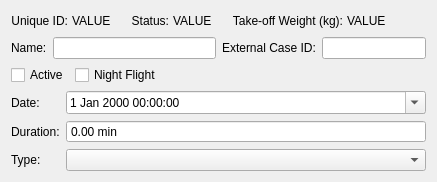
           <widget class="QWidget" name="flight_general_tab">
            <attribute name="title">
             <string>General</string>
            </attribute>
            <layout class="QVBoxLayout" name="verticalLayout_3" stretch="0,0,0,1">
             <item>
              <layout class="QHBoxLayout" name="horizontalLayout_23" stretch="0,0,0,1">
               <property name="spacing">
                <number>20</number>
               </property>
               <item>
                <layout class="QHBoxLayout" name="horizontalLayout_25">
                 <property name="spacing">
                  <number>4</number>
                 </property>
                 <item>
                  <widget class="QLabel" name="label_59">
                   <property name="text">
                    <string>Unique ID:</string>
                   </property>
                   <property name="alignment">
                    <set>Qt::AlignRight|Qt::AlignTrailing|Qt::AlignVCenter</set>
                   </property>
                  </widget>
                 </item>
                 <item>
                  <widget class="QLabel" name="flight_uuid_value">
                   <property name="text">
                    <string>VALUE</string>
                   </property>
                  </widget>
                 </item>
                </layout>
               </item>
               <item>
                <layout class="QHBoxLayout" name="horizontalLayout_24">
                 <property name="spacing">
                  <number>4</number>
                 </property>
                 <item>
                  <widget class="QLabel" name="label_58">
                   <property name="text">
                    <string>Status:</string>
                   </property>
                   <property name="alignment">
                    <set>Qt::AlignRight|Qt::AlignTrailing|Qt::AlignVCenter</set>
                   </property>
                  </widget>
                 </item>
                 <item>
                  <widget class="QLabel" name="flight_status_value">
                   <property name="text">
                    <string>VALUE</string>
                   </property>
                  </widget>
                 </item>
                </layout>
               </item>
               <item>
                <layout class="QHBoxLayout" name="horizontalLayout_37">
                 <property name="spacing">
                  <number>4</number>
                 </property>
                 <item>
                  <widget class="QLabel" name="label_62">
                   <property name="text">
                    <string>Take-off Weight (kg):</string>
                   </property>
                   <property name="alignment">
                    <set>Qt::AlignRight|Qt::AlignTrailing|Qt::AlignVCenter</set>
                   </property>
                  </widget>
                 </item>
                 <item>
                  <widget class="QLabel" name="flight_take_off_weight_value">
                   <property name="text">
                    <string>VALUE</string>
                   </property>
                  </widget>
                 </item>
                </layout>
               </item>
               <item>
                <spacer name="horizontalSpacer_2">
                 <property name="orientation">
                  <enum>Qt::Horizontal</enum>
                 </property>
                 <property name="sizeHint" stdset="0">
                  <size>
                   <width>40</width>
                   <height>20</height>
                  </size>
                 </property>
                </spacer>
               </item>
              </layout>
             </item>
             <item>
              <layout class="QHBoxLayout" name="horizontalLayout_26" stretch="1,1">
               <item>
                <layout class="QFormLayout" name="formLayout_17">
                 <item row="0" column="0">
                  <widget class="QLabel" name="label_72">
                   <property name="text">
                    <string>Name:</string>
                   </property>
                  </widget>
                 </item>
                 <item row="0" column="1">
                  <widget class="QLineEdit" name="flight_name_line_edit"/>
                 </item>
                </layout>
               </item>
               <item>
                <layout class="QFormLayout" name="formLayout_18">
                 <item row="0" column="0">
                  <widget class="QLabel" name="label_73">
                   <property name="text">
                    <string>External Case ID:</string>
                   </property>
                  </widget>
                 </item>
                 <item row="0" column="1">
                  <widget class="QLineEdit" name="flight_external_case_id_line_edit"/>
                 </item>
                </layout>
               </item>
              </layout>
             </item>
             <item>
              <layout class="QHBoxLayout" name="horizontalLayout_2" stretch="0,0,1">
               <item>
                <widget class="QCheckBox" name="flight_active_checkbox">
                 <property name="text">
                  <string>Active</string>
                 </property>
                </widget>
               </item>
               <item>
                <widget class="QCheckBox" name="night_flight_checkbox">
                 <property name="text">
                  <string>Night Flight</string>
                 </property>
                </widget>
               </item>
               <item>
                <spacer name="horizontalSpacer">
                 <property name="orientation">
                  <enum>Qt::Horizontal</enum>
                 </property>
                 <property name="sizeHint" stdset="0">
                  <size>
                   <width>40</width>
                   <height>20</height>
                  </size>
                 </property>
                </spacer>
               </item>
              </layout>
             </item>
             <item>
              <layout class="QFormLayout" name="formLayout_14">
               <item row="0" column="0">
                <widget class="QLabel" name="label_64">
                 <property name="text">
                  <string>Date:</string>
                 </property>
                </widget>
               </item>
               <item row="0" column="1">
                <widget class="QDateTimeEdit" name="flight_date_datetimeedit">
                 <property name="buttonSymbols">
                  <enum>QAbstractSpinBox::NoButtons</enum>
                 </property>
                 <property name="calendarPopup">
                  <bool>true</bool>
                 </property>
                </widget>
               </item>
               <item row="1" column="0">
                <widget class="QLabel" name="label_66">
                 <property name="text">
                  <string>Duration:</string>
                 </property>
                </widget>
               </item>
               <item row="1" column="1">
                <widget class="QDoubleSpinBox" name="flight_duration_spinbox">
                 <property name="buttonSymbols">
                  <enum>QAbstractSpinBox::NoButtons</enum>
                 </property>
                 <property name="prefix">
                  <string/>
                 </property>
                 <property name="suffix">
                  <string> min</string>
                 </property>
                 <property name="maximum">
                  <double>10000.000000000000000</double>
                 </property>
                </widget>
               </item>
               <item row="2" column="0">
                <widget class="QLabel" name="label_60">
                 <property name="text">
                  <string>Type:</string>
                 </property>
                </widget>
               </item>
               <item row="2" column="1">
                <widget class="QComboBox" name="flight_type_combbox"/>
               </item>
              </layout>
             </item>
            </layout>
           </widget>
